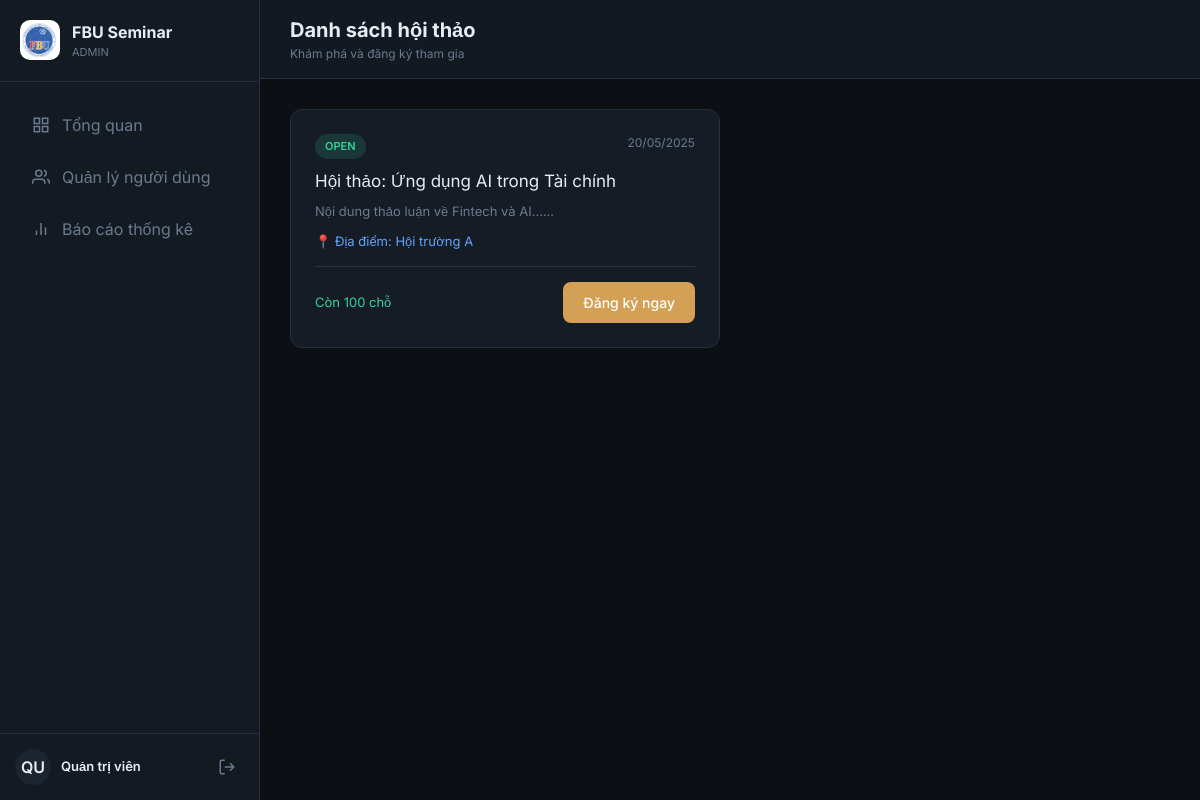
Page /student/list_seminars.php (signed in) on the committed database.
### tables this page shows
CREATE TABLE `seminars` (
  `id` int(11) NOT NULL AUTO_INCREMENT,
  `title` varchar(255) NOT NULL,
  `description` text,
  `location` varchar(100) NOT NULL,
  `event_date` date NOT NULL,
  `event_time` time NOT NULL,
  `capacity` int(11) DEFAULT 100,
  `status` enum('upcoming','open','closed','completed') DEFAULT 'open',
  `created_by` int(11) DEFAULT NULL,
  `created_at` timestamp NOT NULL DEFAULT CURRENT_TIMESTAMP,
  PRIMARY KEY (`id`)
);

### student/list_seminars.php (the view, shortened to what this page needs)
<?php
require '../includes/config.php';
 $user_id = $_SESSION['user_id'];
 $sql = "SELECT * FROM seminars WHERE status = 'open' ORDER BY event_date ASC";
 $seminars = $conn->query($sql);
include '../includes/header.php';
include '../includes/sidebar.php';
?>
<main class="main-content">
    <header class="glass-panel" style="position: sticky; top: 0; z-index: 40; padding: 15px 30px; display: flex; justify-content: space-between; align-items: center; border-radius: 0; border-left: none; border-top: none; border-right: none;">
        <div>
            <h2 id="page-title" style="font-size: 20px; font-weight: 700;">Danh sách hội thảo</h2>
            <p id="page-subtitle" style="font-size: 12px; color: var(--fg-muted);">Khám phá và đăng ký tham gia</p>
        </div>
    </header>
    <div id="content-area" style="padding: 30px;">
        <div style="display: grid; grid-template-columns: repeat(auto-fill, minmax(320px, 1fr)); gap: 20px;">
            <?php
            if ($seminars && $seminars->num_rows > 0) {
                while($s = $seminars->fetch_assoc()):
                    $check_reg = $conn->query("SELECT id FROM registrations WHERE user_id = $user_id AND seminar_id = ".$s['id']);
                    $is_registered = $check_reg->num_rows > 0;
                    $count_reg = $conn->query("SELECT COUNT(*) as total FROM registrations WHERE seminar_id = ".$s['id'])->fetch_assoc()['total'];
                    $slots_left = $s['capacity'] - $count_reg;
            ?>
            <div class="card" style="display: flex; flex-direction: column; justify-content: space-between;">
                <div>
                    <div style="display: flex; justify-content: space-between; margin-bottom: 10px;">
                        <span class="badge badge-success"><?php echo strtoupper($s['status']); ?></span>
                        <span style="color: var(--fg-muted); font-size: 12px;"><?php echo date('d/m/Y', strtotime($s['event_date'])); ?></span>
                    </div>
                    <h4 style="margin-bottom: 8px; font-size: 17px;"><?php echo htmlspecialchars($s['title']); ?></h4>
                    <p style="font-size: 13px; color: var(--fg-muted); margin-bottom: 10px; line-height: 1.5;">
                        <?php echo htmlspecialchars(substr($s['description'], 0, 120)); ?>...
                    </p>
                    <div style="font-size: 13px; color: var(--info); margin-bottom: 15px;">
                        📍 Địa điểm: <?php echo htmlspecialchars($s['location']); ?>
                    </div>
                </div>
                <div style="display: flex; justify-content: space-between; align-items: center; border-top: 1px solid rgba(255,255,255,0.1); padding-top: 15px;">
                    <span style="font-size: 13px; color: <?php echo $slots_left > 0 ? 'var(--success)' : 'var(--danger)'; ?>">
                        Còn <?php echo $slots_left; ?> chỗ
                    </span>
                    <?php if($is_registered): ?>
                        <button class="btn btn-secondary" disabled style="cursor: not-allowed; opacity: 0.7;">Đã đăng ký</button>
                    <?php elseif($slots_left <= 0): ?>
                        <button class="btn btn-secondary" disabled style="cursor: not-allowed; opacity: 0.7;">Hết chỗ</button>
                    <?php else: ?>
                        <a href="register_event.php?id=<?php echo $s['id']; ?>" class="btn" style="background: var(--accent); color: #fff; text-decoration: none;">
                            Đăng ký ngay
                        </a>
                    <?php endif; ?>
                </div>
            </div>
            <?php
                endwhile;
            } else {
                echo "<p style='color: var(--fg-muted); grid-column: 1/-1; text-align: center;'>Hiện không có hội thảo nào mở đăng ký.</p>";
            }
            ?>
        </div>
    </div>
</main>
<?php
include '../includes/footer.php';
?>

### includes/header.php (style rules this page uses)
:root { --bg: #0c1015; --bg-secondary: #141a22; --bg-tertiary: #1c242f; --fg: #e8edf4; --fg-muted: #6b7a8f; --accent: #d4a056; --accent-hover: #e5b367; --card: #151c25; --border: #252f3d; --success: #34d399; --danger: #f87171; --warning: #fbbf24; --info: #60a5fa; }
* { margin: 0; padding: 0; box-sizing: border-box; }
body { font-family: 'Inter', sans-serif; background: var(--bg); color: var(--fg); min-height: 100vh; overflow-x: hidden; }
.glass-panel { background: rgba(21, 28, 37, 0.8); backdrop-filter: blur(12px); border: 1px solid var(--border); }
.main-content { margin-left: 260px; min-height: 100vh; transition: margin 0.3s; background: var(--bg); }
.card { background: var(--card); border: 1px solid var(--border); border-radius: 12px; padding: 1.5rem; margin-bottom: 1.5rem; }
.btn { display: inline-flex; align-items: center; justify-content: center; gap: 8px; padding: 10px 20px; border-radius: 8px; font-weight: 500; cursor: pointer; border: none; transition: all 0.2s; font-size: 14px; text-decoration: none; }
.badge { padding: 4px 10px; border-radius: 20px; font-size: 11px; font-weight: 600; }
.badge-success { background: rgba(52, 211, 153, 0.15); color: var(--success); }

### rows in the picture
seminars: status "OPEN", event_date "20/05/2025", title "Hội thảo: Ứng dụng AI trong Tài chính", description "Nội dung thảo luận về Fintech và AI...", location "Hội trường A", capacity "100"

### other values in the picture
$role "ADMIN"
$item['label'] "Tổng quan"
$item['label'] "Quản lý người dùng"
$item['label'] "Báo cáo thống kê"
$avatar "QU"
$name "Quản trị viên"
